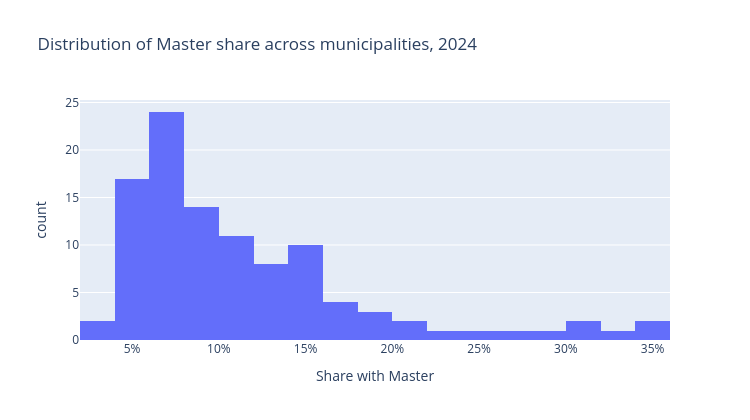
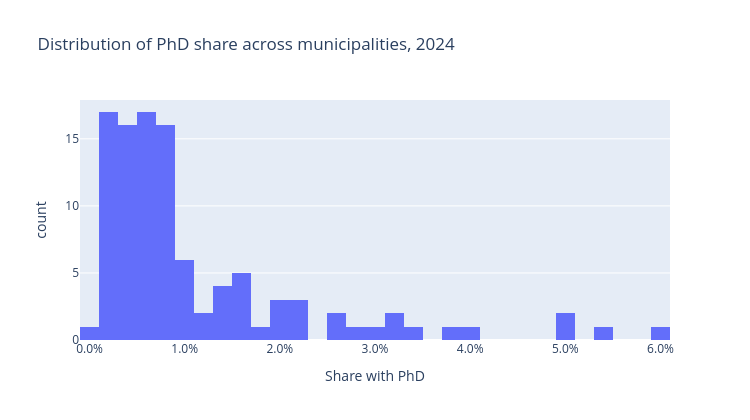
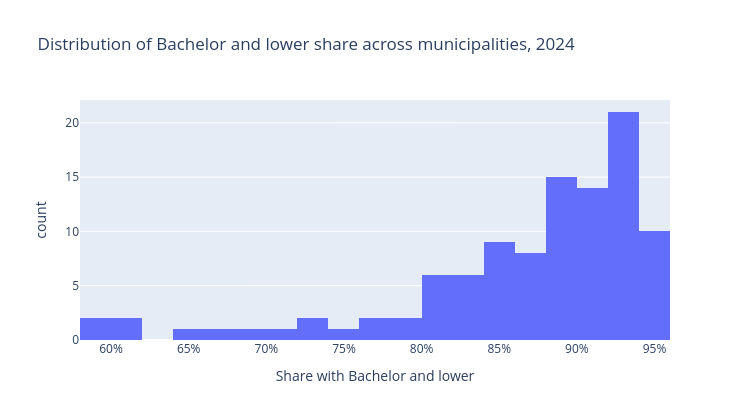
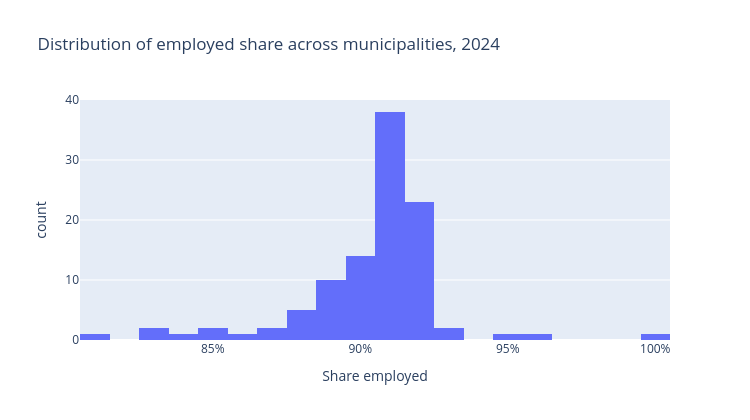

These figures' notebook cell, in order:
### Markdown cell above
#### Plot histograms

### Code cell
import plotly.express as px

# Choose year
selected_year = prop_df["Year"].max()

plot_df = prop_df[prop_df["Year"] == selected_year].copy()

# =========================================================
# 1. Master proportion across municipalities
# =========================================================

fig_master = px.histogram(
    plot_df,
    x="Prop_Master",
    nbins=30,
    title=f"Distribution of Master share across municipalities, {selected_year}",
    labels={"Prop_Master": "Share with Master"}
)

fig_master.update_layout(
    xaxis_tickformat=".0%",
    width=750,
    height=420
)

fig_master.show()


# =========================================================
# 2. PhD proportion across municipalities
# =========================================================

fig_phd = px.histogram(
    plot_df,
    x="Prop_PhD",
    nbins=30,
    title=f"Distribution of PhD share across municipalities, {selected_year}",
    labels={"Prop_PhD": "Share with PhD"}
)

fig_phd.update_layout(
    xaxis_tickformat=".1%",
    width=750,
    height=420
)

fig_phd.show()


# =========================================================
# 3. Bachelor and lower proportion across municipalities
# =========================================================

fig_bachelor = px.histogram(
    plot_df,
    x="Prop_Bachelor_Lower",
    nbins=30,
    title=f"Distribution of Bachelor and lower share across municipalities, {selected_year}",
    labels={"Prop_Bachelor_Lower": "Share with Bachelor and lower"}
)

fig_bachelor.update_layout(
    xaxis_tickformat=".0%",
    width=750,
    height=420
)

fig_bachelor.show()


# =========================================================
# 4. Employed proportion across municipalities
# =========================================================

fig_employed = px.histogram(
    plot_df,
    x="Prop_Employed",
    nbins=30,
    title=f"Distribution of employed share across municipalities, {selected_year}",
    labels={"Prop_Employed": "Share employed"}
)

fig_employed.update_layout(
    xaxis_tickformat=".0%",
    width=750,
    height=420
)

fig_employed.show()

### Figure 1 — Plotly figure (JSON) as saved in the notebook; plotly's stock layout.template omitted (floating-point values rounded to 4 significant figures)
{"data": [{"bingroup": "x", "hovertemplate": "Share with Master=%{x}<br>count=%{y}<extra></extra>", "legendgroup": "", "marker": {"color": "#636efa", "pattern": {"shape": ""}}, "name": "", "nbinsx": 30, "orientation": "v", "showlegend": false, "type": "histogram", "x": [0.06104, 0.1628, 0.2173, 0.09672, 0.254, 0.07303, 0.1532, 0.07232, 0.0717, 0.09527, 0.07635, 0.1579, 0.1977, 0.1466, 0.07704, 0.0782, 0.1337, 0.1347, 0.05986, 0.1916, 0.07843, 0.3469, 0.04828, 0.09368, 0.2803, 0.3596, 0.2199, 0.1231, 0.1147, 0.09064, 0.05801, 0.0603, 0.07154, 0.0539, 0.1447, 0.1403, 0.06827, 0.1682, 0.06052, 0.0876, 0.06518, 0.09195, 0.1471, 0.1171, 0.2799, 0.06533, 0.08182, 0.06288, 0.06499, 0.0756, 0.1117, 0.3045, 0.1042, 0.04164, 0.1537, 0.05052, 0.03731, 0.3155, 0.05092, 0.06839, 0.1127, 0.03682, 0.0412, 0.06107, 0.09118, 0.06589, 0.1178, 0.1632, 0.05276, 0.07402, 0.1419, 0.2372, 0.1271, 0.1053, 0.09376, 0.09892, 0.04768, 0.09101, 0.1773, 0.3397, 0.1574, 0.1061, 0.1353, 0.1838, 0.05017, 0.06327, 0.137, 0.1192, 0.07721, 0.05646, 0.1045, 0.1134, 0.09189, 0.05947, 0.1246, 0.04548, 0.1411, 0.0497, 0.05491, 0.1226, 0.0475, 0.096, 0.07532, 0.0832], "xaxis": "x", "yaxis": "y"}], "layout": {"barmode": "relative", "height": 420, "legend": {"tracegroupgap": 0}, "title": {"text": "Distribution of Master share across municipalities, 2024"}, "width": 750, "xaxis": {"anchor": "y", "domain": [0, 1], "tickformat": ".0%", "title": {"text": "Share with Master"}}, "yaxis": {"anchor": "x", "domain": [0, 1], "title": {"text": "count"}}}}

### Figure 2 — Plotly figure (JSON) as saved in the notebook; plotly's stock layout.template omitted (floating-point values rounded to 4 significant figures)
{"data": [{"bingroup": "x", "hovertemplate": "Share with PhD=%{x}<br>count=%{y}<extra></extra>", "legendgroup": "", "marker": {"color": "#636efa", "pattern": {"shape": ""}}, "name": "", "nbinsx": 30, "orientation": "v", "showlegend": false, "type": "histogram", "x": [0.002743, 0.01515, 0.0294, 0.008685, 0.03795, 0.005789, 0.0259, 0.006892, 0.004759, 0.008881, 0.00308, 0.0, 0.01539, 0.01944, 0.003976, 0.007046, 0.005571, 0.01652, 0.004865, 0.02553, 0.005766, 0.03473, 0.003206, 0.009514, 0.04942, 0.04934, 0.04091, 0.0117, 0.008624, 0.009423, 0.002242, 0.002542, 0.006977, 0.002805, 0.0131, 0.02279, 0.003799, 0.02191, 0.002953, 0.00623, 0.002464, 0.005948, 0.01506, 0.01309, 0.03255, 0.00418, 0.006563, 0.002885, 0.006008, 0.007254, 0.005474, 0.03212, 0.007959, 0.003939, 0.02027, 0.004355, 0.002426, 0.05944, 0.002037, 0.004543, 0.006684, 0.002191, 0.00241, 0.00621, 0.008804, 0.004012, 0.008636, 0.02043, 0.004787, 0.005379, 0.01351, 0.02833, 0.01326, 0.008485, 0.008269, 0.008099, 0.002611, 0.008224, 0.02256, 0.05494, 0.01766, 0.005348, 0.008873, 0.01675, 0.001832, 0.00434, 0.009932, 0.009542, 0.005698, 0.003219, 0.00663, 0.01057, 0.007566, 0.002655, 0.01088, 0.003021, 0.01176, 0.002482, 0.002308, 0.007541, 0.001854, 0.008791, 0.004724, 0.005943], "xaxis": "x", "yaxis": "y"}], "layout": {"barmode": "relative", "height": 420, "legend": {"tracegroupgap": 0}, "title": {"text": "Distribution of PhD share across municipalities, 2024"}, "width": 750, "xaxis": {"anchor": "y", "domain": [0, 1], "tickformat": ".1%", "title": {"text": "Share with PhD"}}, "yaxis": {"anchor": "x", "domain": [0, 1], "title": {"text": "count"}}}}

### Figure 3 — Plotly figure (JSON) as saved in the notebook; plotly's stock layout.template omitted (floating-point values rounded to 4 significant figures)
{"data": [{"bingroup": "x", "hovertemplate": "Share with Bachelor and lower=%{x}<br>count=%{y}<extra></extra>", "legendgroup": "", "marker": {"color": "#636efa", "pattern": {"shape": ""}}, "name": "", "nbinsx": 30, "orientation": "v", "showlegend": false, "type": "histogram", "x": [0.9273, 0.8184, 0.7494, 0.8827, 0.704, 0.9162, 0.814, 0.9126, 0.9191, 0.881, 0.9168, 0.8158, 0.7799, 0.829, 0.9134, 0.9104, 0.857, 0.8439, 0.9285, 0.7734, 0.91, 0.6119, 0.9431, 0.8907, 0.6636, 0.5833, 0.7301, 0.8553, 0.8691, 0.8941, 0.9348, 0.9305, 0.9134, 0.9367, 0.8348, 0.827, 0.9227, 0.8029, 0.9308, 0.9008, 0.9286, 0.8964, 0.83, 0.8566, 0.6806, 0.9232, 0.8966, 0.9269, 0.9235, 0.9122, 0.8768, 0.6546, 0.8817, 0.944, 0.8204, 0.9379, 0.9514, 0.6195, 0.9328, 0.9213, 0.876, 0.9553, 0.9513, 0.9266, 0.8947, 0.9242, 0.8687, 0.8127, 0.9347, 0.9166, 0.8404, 0.7262, 0.8549, 0.8814, 0.892, 0.8874, 0.9435, 0.8949, 0.7951, 0.5984, 0.815, 0.8779, 0.8519, 0.7964, 0.9429, 0.9261, 0.8473, 0.8656, 0.9109, 0.9341, 0.8851, 0.8707, 0.8945, 0.9316, 0.8568, 0.9435, 0.837, 0.9423, 0.9364, 0.8639, 0.9431, 0.8894, 0.9141, 0.9049], "xaxis": "x", "yaxis": "y"}], "layout": {"barmode": "relative", "height": 420, "legend": {"tracegroupgap": 0}, "title": {"text": "Distribution of Bachelor and lower share across municipalities, 2024"}, "width": 750, "xaxis": {"anchor": "y", "domain": [0, 1], "tickformat": ".0%", "title": {"text": "Share with Bachelor and lower"}}, "yaxis": {"anchor": "x", "domain": [0, 1], "title": {"text": "count"}}}}

### Figure 4 — Plotly figure (JSON) as saved in the notebook; plotly's stock layout.template omitted (floating-point values rounded to 4 significant figures)
{"data": [{"bingroup": "x", "hovertemplate": "Share employed=%{x}<br>count=%{y}<extra></extra>", "legendgroup": "", "marker": {"color": "#636efa", "pattern": {"shape": ""}}, "name": "", "nbinsx": 30, "orientation": "v", "showlegend": false, "type": "histogram", "x": [0.9092, 0.8402, 0.807, 0.8488, 0.9146, 0.9179, 0.8889, 0.9068, 0.9155, 0.8718, 0.9057, 1.0, 0.9245, 0.9166, 0.8906, 0.9141, 0.9081, 0.9164, 0.9196, 0.9128, 0.9103, 0.8487, 0.9094, 0.9133, 0.9168, 0.9053, 0.8785, 0.8895, 0.9031, 0.9222, 0.9036, 0.9123, 0.9246, 0.9264, 0.9162, 0.888, 0.9003, 0.9052, 0.9014, 0.9093, 0.896, 0.9074, 0.8848, 0.8912, 0.9167, 0.9149, 0.8757, 0.908, 0.9074, 0.9109, 0.8996, 0.8335, 0.9033, 0.9209, 0.9192, 0.9075, 0.9127, 0.8639, 0.9633, 0.915, 0.9187, 0.9012, 0.9126, 0.9105, 0.9151, 0.9027, 0.9161, 0.8298, 0.9163, 0.9016, 0.9221, 0.8714, 0.8805, 0.8813, 0.9054, 0.8935, 0.907, 0.9045, 0.8885, 0.9064, 0.8941, 0.9545, 0.9168, 0.9212, 0.9089, 0.893, 0.9122, 0.9159, 0.9253, 0.9135, 0.8966, 0.9216, 0.9056, 0.9071, 0.8991, 0.909, 0.8922, 0.9093, 0.9115, 0.913, 0.9147, 0.9037, 0.9189, 0.9065], "xaxis": "x", "yaxis": "y"}], "layout": {"barmode": "relative", "height": 420, "legend": {"tracegroupgap": 0}, "title": {"text": "Distribution of employed share across municipalities, 2024"}, "width": 750, "xaxis": {"anchor": "y", "domain": [0, 1], "tickformat": ".0%", "title": {"text": "Share employed"}}, "yaxis": {"anchor": "x", "domain": [0, 1], "title": {"text": "count"}}}}
